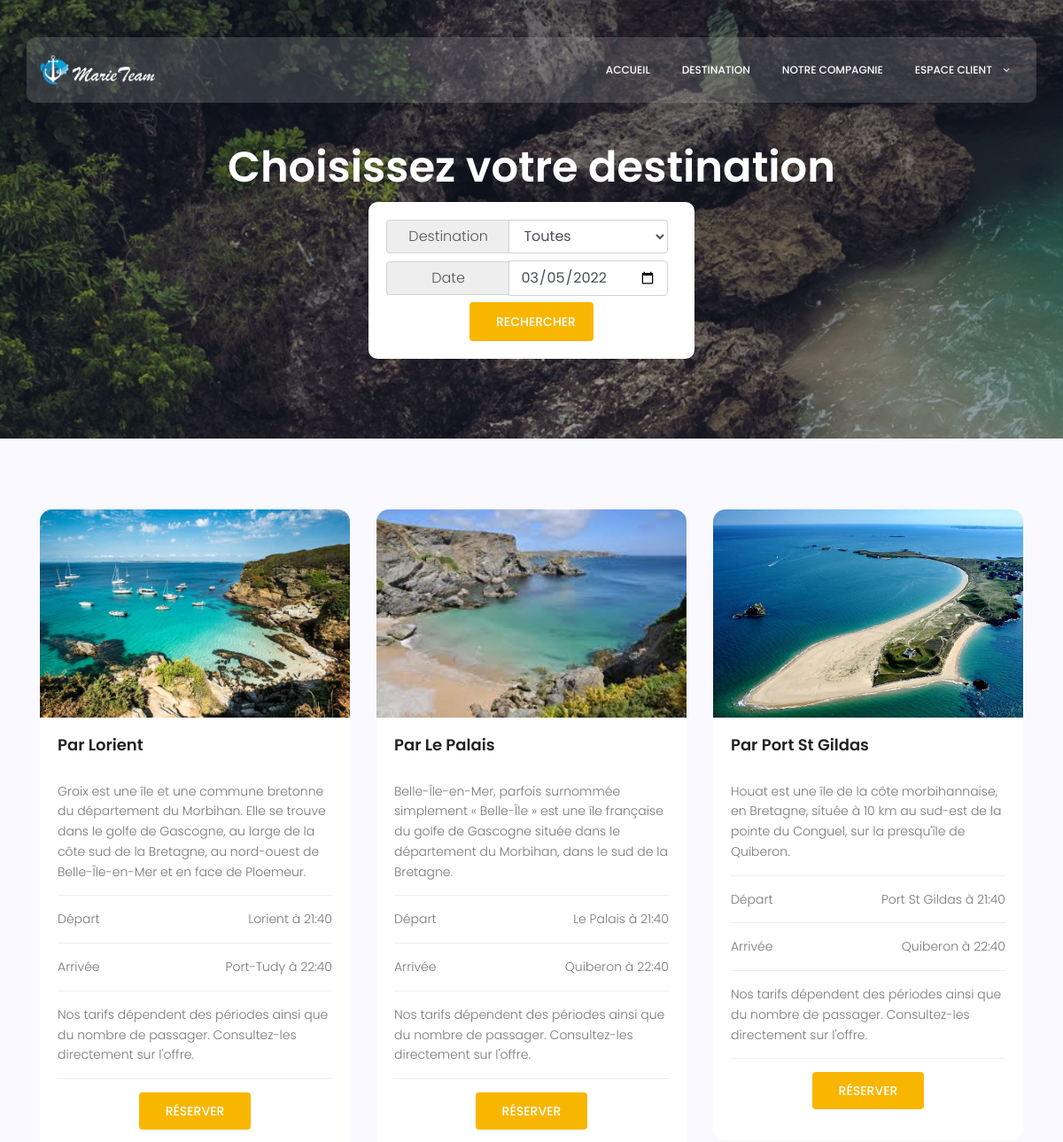
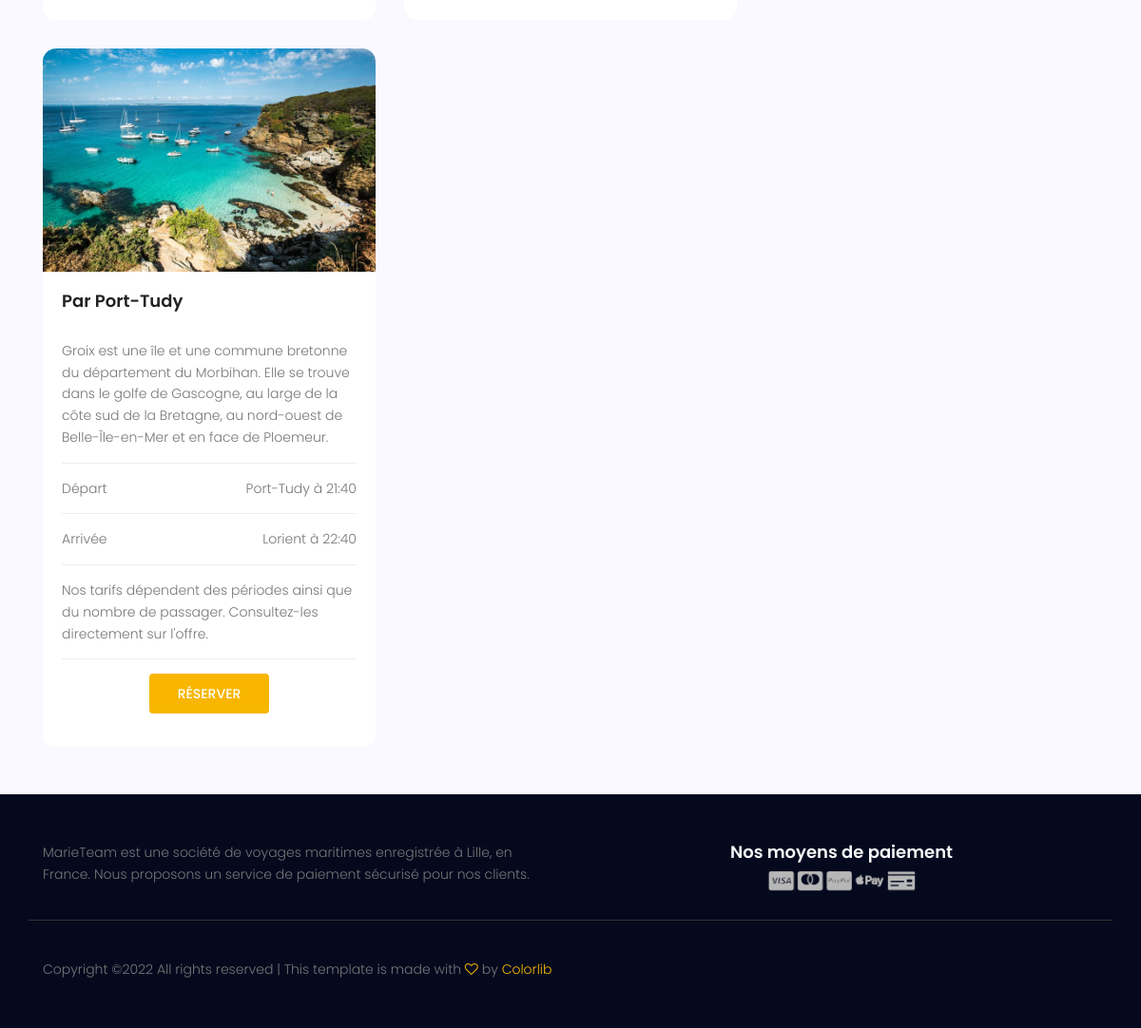
Page /destination.php on the committed database (2 pictures, top to bottom).
### tables this page shows
CREATE TABLE `liaison` (
  `id` int(11) NOT NULL,
  `secteur` int(11) NOT NULL,
  `distance` float NOT NULL,
  `depart` int(11) NOT NULL,
  `arrivee` int(11) NOT NULL
);

CREATE TABLE `liaison_secteur` (
  `id` int(11) NOT NULL,
  `nom` varchar(255) NOT NULL,
  `image` varchar(255) NOT NULL,
  `description` text NOT NULL
);

CREATE TABLE `port` (
  `id` int(11) NOT NULL,
  `libelle` varchar(255) NOT NULL
);

CREATE TABLE `traversee` (
  `id` int(11) NOT NULL,
  `date_depart` int(11) NOT NULL,
  `date_arrivee` int(11) NOT NULL,
  `bateau` int(11) NOT NULL,
  `liaison` int(11) NOT NULL
);

### class/Destination.php (called while the page is built, shortened)
<?php
class Destination
{
    public static function getSecteurDate($secteur, $date) {
        $retour = null;
        if($date == date("Y-m-d"))
            $timesDuJour00h = time();
        else
            $timesDuJour00h = strtotime($date);
        $timesDuJour23h59 = $timesDuJour00h+86399;
        if($secteur > 0) {
            $req = Database::connect()->prepare("SELECT pd.libelle AS libelle_pd, pa.libelle AS libelle_pa, ls.image,ls.description,t.date_depart,t.date_arrivee,t.id, l.id AS liaison FROM liaison l
                                                    INNER JOIN traversee t ON l.id = t.liaison
                                                    INNER JOIN liaison_secteur ls ON l.secteur = ls.id
                                                    INNER JOIN port pd ON pd.id = l.depart
                                                    INNER JOIN port pa ON pa.id = l.arrivee
                                                    WHERE t.date_depart >= ? AND t.date_depart <= ? AND l.secteur = ? ORDER BY t.date_depart ASC");
            $req->execute([$timesDuJour00h, $timesDuJour23h59, $secteur]);
        } else {
            $req = Database::connect()->prepare("SELECT pd.libelle AS libelle_pd, pa.libelle AS libelle_pa, ls.image,ls.description,t.date_depart,t.date_arrivee,t.id, l.id AS liaison FROM liaison l
                                                    INNER JOIN traversee t ON l.id = t.liaison
                                                    INNER JOIN liaison_secteur ls ON l.secteur = ls.id
                                                    INNER JOIN port pd ON pd.id = l.depart
                                                    INNER JOIN port pa ON pa.id = l.arrivee
                                                    WHERE t.date_depart >= ? AND t.date_depart <= ? ORDER BY t.date_depart ASC");
            $req->execute([$timesDuJour00h, $timesDuJour23h59]);
        }
        if($req->rowCount() > 0)
            $retour = $req->fetchAll();
        return $retour;
    }
}

### class/Database.php (called while the page is built)
<?php
class Database
{
    private $host = "localhost";
    private $user = "root";
    private $pass = "";
    private $table = "mt_website";
    public static $pdo = null;
    public function __construct()
    {
        try {
            self::$pdo = new \PDO('mysql:host=' . $this->host . ';dbname=' . $this->table.';charset=utf8mb4', $this->user, $this->pass, [
                \PDO::ATTR_DEFAULT_FETCH_MODE => \PDO::FETCH_ASSOC,
                \PDO::ATTR_PERSISTENT => true,
                \PDO::ATTR_ERRMODE => \PDO::ERRMODE_EXCEPTION
            ]);
            return self::$pdo;
        } catch (\PDOException $e) {
            die('Erreur lors de la connexion &agrave; la base de donn&eacute;es: ' . $e->getMessage());
        }
    }
    public static function connect()
    {
        return self::$pdo;
    }
}

### class/Reservation.php (called while the page is built, shortened)
<?php
class Reservation
{
    public static function checkStock($traversee_id) {
        $retour = false;
        if($traversee_id != null && is_numeric($traversee_id)){
            $req = Database::connect()->prepare(
                "SELECT (b.nombre-sum(cc.nombre)) AS reste
                            FROM transport_type tt
                            LEFT JOIN traversee t ON t.id = ?
                            LEFT JOIN client_reservation cr ON cr.traversee = t.id
                            LEFT JOIN client_caracteristique cc ON cc.transport_type = tt.id AND cc.reservation_id = cr.id
                            LEFT JOIN bateau_caracteristique b ON b.bateau = t.bateau AND b.transport = tt.categorie
                            WHERE tt.categorie = ?
                            GROUP BY tt.categorie");
            $req->execute([$traversee_id, 1]);
            if($req->rowCount() > 0) {
                $tab = $req->fetch();
                if($tab['reste'] > 0 || $tab['reste'] == null)
                    $retour = true;
            }
            return $retour;
        }
    }
}

### destination.php (the view, shortened to what this page needs)
<?php
require TPL."header.php";
if(strtotime($_GET['date']) < time()-86399) {
    $message = "La date saisie est déjà passée.";
} else {
    $resultats = Destination::getSecteurDate($_GET['secteur'], $_GET['date']);
}
?>
    <section class="about-banner relative">
        <div class="container">
            <div class="row d-flex align-items-center justify-content-center">
                <div class="about-content col-lg-12">
                    <h1 class="text-white mb-10">
                        <?= $_GET['secteur'] ? Destination::getNameForId($_GET['secteur'])  : "Choisissez votre destination"; ?>
                    </h1>
                    <div class="container">
                        <div class="row d-flex justify-content-center">
                            <div class="bg-white p-20" style="border-radius: 10px;">
                                <form class="form-wrap" method="GET" action="destination.php">
                                    <label class="form-control my-label" style="width: 140px; text-align: center;" for="secteur">Destination</label>
                                    <select class="form-control my-input mr-10" style="width: 180px;" id="secteur" name="secteur">
                                        <option <?= $_GET['secteur'] == 0 ? "selected" : ""; ?> value="0">Toutes</option>
                                    </select><br>
                                    <label class="form-control my-label" style="width: 140px; text-align: center;" for="date">Date</label>
                                    <input type="date" value="<?= @$_GET['date']; ?>" class="form-control my-input mr-10" style="width: 180px;" id="date" name="date" placeholder="Date"><br>
                                    <input type="submit" value="Rechercher" class="primary-btn rounded text-uppercase" style="width: 140px; margin: auto; display: block;"/>
                                </form>
                            </div>
                        </div>
                    </div>
                </div>
            </div>
        </div>
    </section>
    <section class="destinations-area section-gap">
        <?php
        if(isset($message)) {
            ?>
            <div class="container">
                <div class="bg-white p-4 text-center rounded">
                    <h5><?= $message; ?></h5>
                </div>
            </div>
            <?php
        } else {
            ?>
            <div class="container">
                <div class="row">
                    <?php for ($i = 0; $i < count($resultats); $i++): ?>
                    <?php if(Reservation::checkStock($resultats[$i]['liaison'])): ?>
                        <div class="col-lg-4">
                            <div class="single-destinations radius overflow-hidden">
                                <div class="thumb">
                                    <img src="<?= IMG_ILE . $resultats[$i]['image']; ?>" alt="" style="height: 235px;">
                                </div>
                                <div class="details">
                                    <h4 class="d-flex justify-content-between">
                                        <span>Par <?= $resultats[$i]['libelle_pd']; ?></span>
                                    </h4>
                                    <ul class="package-list">
                                        <li class="d-flex justify-content-between align-items-center">
                                            <span><?= $resultats[$i]['description']; ?></span>
                                        </li>
                                        <li class="d-flex justify-content-between align-items-center">
                                            <span>Départ</span>
                                            <span>
                                         <?= $resultats[$i]['libelle_pd'] . ' à ' . date('H:i', $resultats[$i]['date_depart']); ?></span>
                                        </li>
                                        <li class="d-flex justify-content-between align-items-center">
                                            <span>Arrivée </span>
                                            <span>
                                        <?= $resultats[$i]['libelle_pa'] . ' à ' . date('H:i', $resultats[$i]['date_arrivee']); ?></span>
                                        </li>
                                        <li class="d-flex justify-content-between align-items-center">
                                            <span>Nos tarifs dépendent des périodes ainsi que du nombre de passager. Consultez-les directement sur l'offre.</span>
                                        </li>
                                        <li class="d-flex justify-content-between align-items-center">
                                            <a href="reservation.php?id=<?= $resultats[$i]['id']; ?>" class="primary-btn rounded text-uppercase rounded m-auto">Réserver</a>
                                        </li>
                                    </ul>
                                </div>
                            </div>
                        </div>
                        <?php endif; ?>
                    <?php endfor; ?>
                </div>
            </div>
            <?php
        }
        ?>
    </section>
<?php
require TPL."footer.php";
?>

### rows in the picture
liaison: secteur.image (picture), depart.libelle "Lorient", secteur.description "Groix est une île et une commune bretonne du département du Morbihan. Elle se trouve dans le golfe de Gascogne, au large de la côte sud de la Bretagne, au nord-ouest de Belle-Île-en-Mer et en face de Ploemeur.", traversee.date_depart "21:40", arrivee.libelle "Port-Tudy", traversee.date_arrivee "22:40"
liaison: secteur.image (picture), depart.libelle "Le Palais", secteur.description "Belle-Île-en-Mer, parfois surnommée simplement « Belle-Île » est une île française du golfe de Gascogne située dans le département du Morbihan, dans le sud de la Bretagne.", traversee.date_depart "21:40", arrivee.libelle "Quiberon", traversee.date_arrivee "22:40"
liaison: secteur.image (picture), depart.libelle "Port St Gildas", secteur.description "Houat est une île de la côte morbihannaise, en Bretagne, située à 10 km au sud-est de la pointe du Conguel, sur la presqu'île de Quiberon.", traversee.date_depart "21:40", arrivee.libelle "Quiberon", traversee.date_arrivee "22:40"
liaison: secteur.image (picture), depart.libelle "Port-Tudy", secteur.description "Groix est une île et une commune bretonne du département du Morbihan. Elle se trouve dans le golfe de Gascogne, au large de la côte sud de la Bretagne, au nord-ouest de Belle-Île-en-Mer et en face de Ploemeur.", traversee.date_depart "21:40", arrivee.libelle "Lorient", traversee.date_arrivee "22:40"
